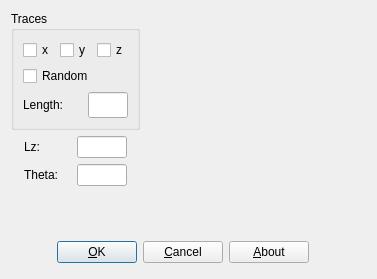
<ui version="4.0" >
 <class>KRotationSetupUi</class>
 <widget class="QDialog" name="KRotationSetupUi" >
  <property name="geometry" >
   <rect>
    <x>0</x>
    <y>0</y>
    <width>362</width>
    <height>267</height>
   </rect>
  </property>
  <property name="sizePolicy" >
   <sizepolicy vsizetype="MinimumExpanding" hsizetype="MinimumExpanding" >
    <horstretch>0</horstretch>
    <verstretch>0</verstretch>
   </sizepolicy>
  </property>
  <property name="minimumSize" >
   <size>
    <width>0</width>
    <height>0</height>
   </size>
  </property>
  <property name="maximumSize" >
   <size>
    <width>1200</width>
    <height>900</height>
   </size>
  </property>
  <property name="baseSize" >
   <size>
    <width>400</width>
    <height>250</height>
   </size>
  </property>
  <property name="windowTitle" >
   <string>KRotation Setup</string>
  </property>
  <layout class="QVBoxLayout" >
   <item>
    <layout class="QHBoxLayout" >
     <item>
      <layout class="QVBoxLayout" >
       <item>
        <widget class="QGroupBox" name="buttonGroup1" >
         <property name="sizePolicy" >
          <sizepolicy vsizetype="Fixed" hsizetype="Fixed" >
           <horstretch>0</horstretch>
           <verstretch>0</verstretch>
          </sizepolicy>
         </property>
         <property name="title" >
          <string>Traces</string>
         </property>
         <layout class="QGridLayout" >
          <item row="0" column="0" colspan="2" >
           <layout class="QGridLayout" >
            <item row="0" column="0" >
             <widget class="QCheckBox" name="m_xTrace" >
              <property name="enabled" >
               <bool>true</bool>
              </property>
              <property name="text" >
               <string>x</string>
              </property>
             </widget>
            </item>
            <item row="1" column="0" colspan="3" >
             <widget class="QCheckBox" name="m_randTraces" >
              <property name="text" >
               <string>Random</string>
              </property>
             </widget>
            </item>
            <item row="0" column="1" >
             <widget class="QCheckBox" name="m_yTrace" >
              <property name="text" >
               <string>y</string>
              </property>
             </widget>
            </item>
            <item row="0" column="2" >
             <widget class="QCheckBox" name="m_zTrace" >
              <property name="text" >
               <string>z</string>
              </property>
             </widget>
            </item>
           </layout>
          </item>
          <item row="1" column="0" >
           <widget class="QLabel" name="textLabel1" >
            <property name="text" >
             <string>Length:</string>
            </property>
            <property name="wordWrap" >
             <bool>false</bool>
            </property>
           </widget>
          </item>
          <item row="1" column="1" >
           <widget class="QLineEdit" name="m_lengthEdit" >
            <property name="sizePolicy" >
             <sizepolicy vsizetype="Fixed" hsizetype="Minimum" >
              <horstretch>0</horstretch>
              <verstretch>0</verstretch>
             </sizepolicy>
            </property>
            <property name="maximumSize" >
             <size>
              <width>40</width>
              <height>32767</height>
             </size>
            </property>
            <property name="font" >
             <font>
              <family>Helvetica</family>
              <pointsize>11</pointsize>
             </font>
            </property>
            <property name="maxLength" >
             <number>2</number>
            </property>
           </widget>
          </item>
         </layout>
        </widget>
       </item>
       <item>
        <layout class="QGridLayout" >
         <item row="0" column="1" >
          <widget class="QLineEdit" name="m_LzEdit" >
           <property name="sizePolicy" >
            <sizepolicy vsizetype="Fixed" hsizetype="Fixed" >
             <horstretch>0</horstretch>
             <verstretch>0</verstretch>
            </sizepolicy>
           </property>
           <property name="maximumSize" >
            <size>
             <width>50</width>
             <height>32767</height>
            </size>
           </property>
           <property name="maxLength" >
            <number>5</number>
           </property>
          </widget>
         </item>
         <item row="1" column="0" >
          <widget class="QLabel" name="textLabel3" >
           <property name="sizePolicy" >
            <sizepolicy vsizetype="Fixed" hsizetype="Minimum" >
             <horstretch>0</horstretch>
             <verstretch>0</verstretch>
            </sizepolicy>
           </property>
           <property name="text" >
            <string>Theta:</string>
           </property>
           <property name="wordWrap" >
            <bool>false</bool>
           </property>
          </widget>
         </item>
         <item row="0" column="0" >
          <widget class="QLabel" name="textLabel2" >
           <property name="sizePolicy" >
            <sizepolicy vsizetype="Fixed" hsizetype="Fixed" >
             <horstretch>0</horstretch>
             <verstretch>0</verstretch>
            </sizepolicy>
           </property>
           <property name="text" >
            <string>Lz:</string>
           </property>
           <property name="wordWrap" >
            <bool>false</bool>
           </property>
          </widget>
         </item>
         <item row="1" column="1" >
          <widget class="QLineEdit" name="m_thetaEdit" >
           <property name="sizePolicy" >
            <sizepolicy vsizetype="Fixed" hsizetype="Fixed" >
             <horstretch>0</horstretch>
             <verstretch>0</verstretch>
            </sizepolicy>
           </property>
           <property name="maximumSize" >
            <size>
             <width>50</width>
             <height>32767</height>
            </size>
           </property>
           <property name="maxLength" >
            <number>5</number>
           </property>
          </widget>
         </item>
        </layout>
       </item>
       <item>
        <spacer name="spacer1" >
         <property name="orientation" >
          <enum>Qt::Vertical</enum>
         </property>
         <property name="sizeType" >
          <enum>QSizePolicy::Expanding</enum>
         </property>
         <property name="sizeHint" stdset="0" >
          <size>
           <width>31</width>
           <height>0</height>
          </size>
         </property>
        </spacer>
       </item>
      </layout>
     </item>
     <item>
      <widget class="SsPreviewArea" native="1" name="m_preview" >
       <property name="sizePolicy" >
        <sizepolicy vsizetype="Minimum" hsizetype="Minimum" >
         <horstretch>0</horstretch>
         <verstretch>0</verstretch>
        </sizepolicy>
       </property>
       <property name="minimumSize" >
        <size>
         <width>220</width>
         <height>220</height>
        </size>
       </property>
      </widget>
     </item>
    </layout>
   </item>
   <item>
    <layout class="QHBoxLayout" >
     <item>
      <spacer name="spacer2" >
       <property name="orientation" >
        <enum>Qt::Horizontal</enum>
       </property>
       <property name="sizeType" >
        <enum>QSizePolicy::Expanding</enum>
       </property>
       <property name="sizeHint" stdset="0" >
        <size>
         <width>51</width>
         <height>31</height>
        </size>
       </property>
      </spacer>
     </item>
     <item>
      <layout class="QHBoxLayout" >
       <item>
        <widget class="QPushButton" name="m_okButton" >
         <property name="text" >
          <string>&amp;OK</string>
         </property>
         <property name="default" >
          <bool>true</bool>
         </property>
        </widget>
       </item>
       <item>
        <widget class="QPushButton" name="m_cancelButton" >
         <property name="text" >
          <string>&amp;Cancel</string>
         </property>
        </widget>
       </item>
       <item>
        <widget class="QPushButton" name="m_aboutButton" >
         <property name="text" >
          <string>&amp;About</string>
         </property>
        </widget>
       </item>
      </layout>
     </item>
     <item>
      <spacer name="spacer3" >
       <property name="orientation" >
        <enum>Qt::Horizontal</enum>
       </property>
       <property name="sizeType" >
        <enum>QSizePolicy::Expanding</enum>
       </property>
       <property name="sizeHint" stdset="0" >
        <size>
         <width>61</width>
         <height>31</height>
        </size>
       </property>
      </spacer>
     </item>
    </layout>
   </item>
  </layout>
 </widget>
 <customwidgets>
  <customwidget>
   <class>SsPreviewArea</class>
   <extends>QWidget</extends>
   <header location="global" >sspreviewarea.h</header>
  </customwidget>
 </customwidgets>
 <includes>
  <include location="local" >sspreviewarea.h</include>
 </includes>
 <resources/>
 <connections>
  <connection>
   <sender>m_cancelButton</sender>
   <signal>clicked()</signal>
   <receiver>KRotationSetupUi</receiver>
   <slot>close()</slot>
   <hints>
    <hint type="sourcelabel" >
     <x>20</x>
     <y>20</y>
    </hint>
    <hint type="destinationlabel" >
     <x>20</x>
     <y>20</y>
    </hint>
   </hints>
  </connection>
  <connection>
   <sender>m_randTraces</sender>
   <signal>toggled(bool)</signal>
   <receiver>m_xTrace</receiver>
   <slot>setDisabled(bool)</slot>
   <hints>
    <hint type="sourcelabel" >
     <x>20</x>
     <y>20</y>
    </hint>
    <hint type="destinationlabel" >
     <x>20</x>
     <y>20</y>
    </hint>
   </hints>
  </connection>
  <connection>
   <sender>m_randTraces</sender>
   <signal>toggled(bool)</signal>
   <receiver>m_yTrace</receiver>
   <slot>setDisabled(bool)</slot>
   <hints>
    <hint type="sourcelabel" >
     <x>20</x>
     <y>20</y>
    </hint>
    <hint type="destinationlabel" >
     <x>20</x>
     <y>20</y>
    </hint>
   </hints>
  </connection>
  <connection>
   <sender>m_randTraces</sender>
   <signal>toggled(bool)</signal>
   <receiver>m_zTrace</receiver>
   <slot>setDisabled(bool)</slot>
   <hints>
    <hint type="sourcelabel" >
     <x>20</x>
     <y>20</y>
    </hint>
    <hint type="destinationlabel" >
     <x>20</x>
     <y>20</y>
    </hint>
   </hints>
  </connection>
 </connections>
</ui>
